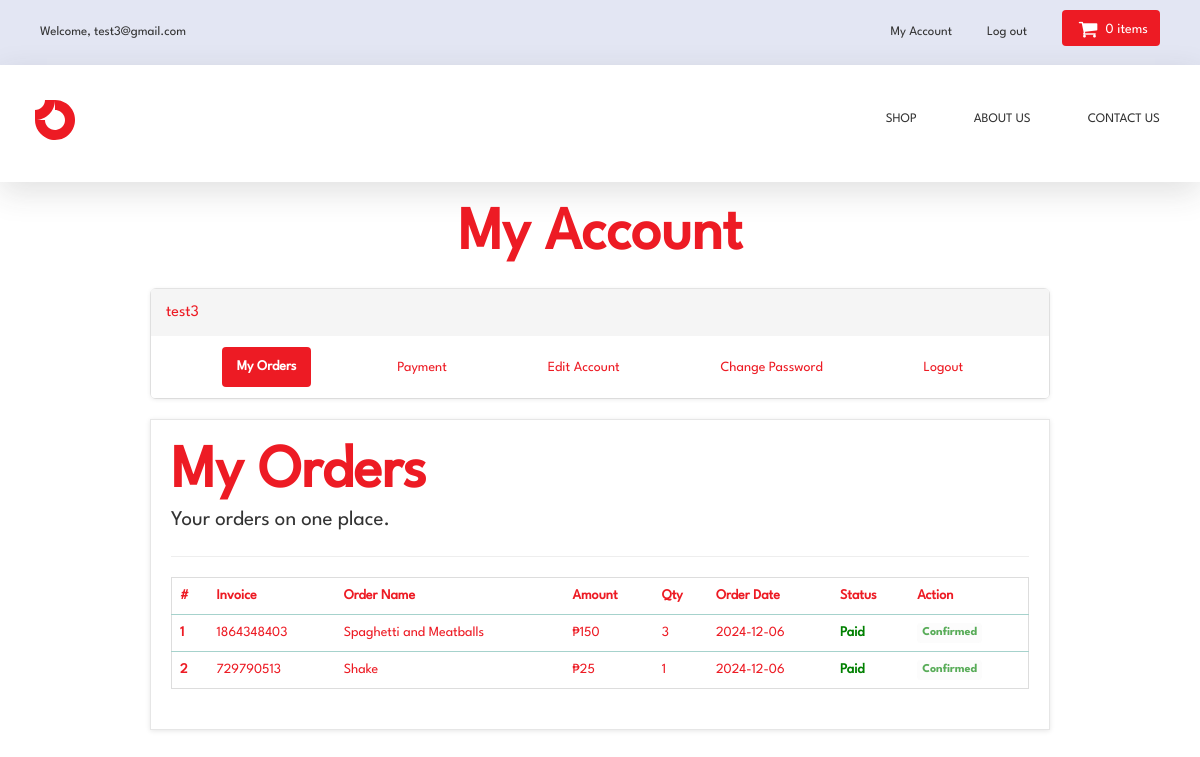
Page /customer/my_account.php?my_orders (signed in) on the committed database.
### tables this page shows
CREATE TABLE `customers` (
  `customer_id` int(10) NOT NULL,
  `customer_name` varchar(255) NOT NULL,
  `customer_email` varchar(255) NOT NULL,
  `customer_stno` varchar(11) NOT NULL,
  `customer_pass` varchar(255) NOT NULL,
  `customer_contact` varchar(255) NOT NULL,
  `customer_image` text NOT NULL,
  `customer_ip` varchar(255) NOT NULL,
  `customer_confirm_code` text NOT NULL
);

CREATE TABLE `customer_orders` (
  `order_id` int(10) NOT NULL,
  `customer_id` int(10) NOT NULL,
  `order_name` varchar(255) NOT NULL,
  `due_amount` int(100) NOT NULL,
  `invoice_no` int(100) NOT NULL,
  `qty` int(10) NOT NULL,
  `manufacturer_id` int(11) NOT NULL,
  `size` text NOT NULL,
  `order_date` timestamp NOT NULL DEFAULT current_timestamp() ON UPDATE current_timestamp(),
  `order_status` text NOT NULL
);

### customer/my_orders.php (the view, shortened to what this page needs)
<div class="header">
  <h1>My Orders</h1>
  <p class="lead"> Your orders on one place.</p>
</div>
<hr>
<div class="table-responsive">
  <table class="table table-bordered table-hover">
    <thead>
      <tr>
        <th>#</th>
        <th>Invoice</th>
        <th>Order Name</th>
        <th>Amount</th>
        <th>Qty</th>
        <th>Order Date</th>
        <th>Status</th>
        <th>Action</th>
      </tr>
    </thead>
    <tbody>
      <?php
      $customer_session = $_SESSION['customer_email'];
      $get_customer = "select * from customers where customer_email='$customer_session'";
      $run_customer = mysqli_query($con,$get_customer);
      $row_customer = mysqli_fetch_array($run_customer);
      $customer_id = $row_customer['customer_id'];
      $get_orders = "select * from customer_orders where customer_id='$customer_id' ORDER BY order_date DESC";
      $run_orders = mysqli_query($con,$get_orders);
      $i = 0;
      while($row_orders = mysqli_fetch_array($run_orders)){
          $order_id = $row_orders['order_id'];
          $due_amount = $row_orders['due_amount'];
          $invoice_no = $row_orders['invoice_no'];
          $order_name = $row_orders['order_name'];
          $qty = $row_orders['qty'];
          $order_date = substr($row_orders['order_date'],0,11);
          $order_status = $row_orders['order_status'];
          $i++;
          if($order_status=='pending'){
              $order_status_display = "<b style='color:red;'>Unpaid</b>";
              $action_button = "<a href='confirm.php?order_id=$order_id' class='btn btn-success btn-xs'> Confirm If Paid </a>";
          } else {
              $order_status_display = "<b style='color:green;'>Paid</b>";
              $action_button = "<button class='btn btn-secondary btn-xs' disabled  style='color:green; font-weight: bold'>Confirmed</button>";
          }
      ?>
      <tr>
        <th><?php echo $i; ?></th>
        <td><?php echo $invoice_no; ?></td>
        <td><?php echo $order_name; ?></td>
        <td>₱<?php echo $due_amount; ?></td>
        <td><?php echo $qty; ?></td>
        <td><?php echo $order_date; ?></td>
        <td><?php echo $order_status_display; ?></td>
        <td><?php echo $action_button; ?></td>
      </tr>
      <?php } ?>
    </tbody>
  </table>
</div>

### customer/includes/sidebar.php
<div class="panel panel-default sidebar-menu account_menu">
  <div class="panel-heading">
    <?php
    $customer_session = $_SESSION['customer_email'];
    $get_customer = "select * from customers where customer_email='$customer_session'";
    $run_customer = mysqli_query($con,$get_customer);
    $row_customer = mysqli_fetch_array($run_customer);
    $customer_name = $row_customer['customer_name'];
    if(!isset($_SESSION['customer_email'])){
    }
    else {
      echo "
      <div class='account_header'>
      <h3 align='center' class='panel-title'>$customer_name </h3>
      </div>
      ";
    }
    ?>
  </div>
  <div class="panel-body">
    <ul class="nav nav-pills nav-stacked">
      <li class="<?php if(isset($_GET['my_orders'])){ echo "active"; } ?>">
        <a href="my_account.php?my_orders"> <i class="fa fa-list"> </i> My Orders </a>
      </li>
      <li class="<?php if(isset($_GET['pay_offline'])){ echo "active"; } ?>">
        <a href="my_account.php?pay_offline"> <i class="fa fa-bolt"></i> Payment </a>
      </li>
      <li class="<?php if(isset($_GET['edit_account'])){ echo "active"; } ?>">
        <a href="my_account.php?edit_account"> <i class="fa fa-pencil"></i> Edit Account </a>
      </li>
      <li class="<?php if(isset($_GET['change_pass'])){ echo "active"; } ?>">
        <a href="my_account.php?change_pass"> <i class="fa fa-user"></i> Change Password </a>
      </li>
      <li>
        <a href="logout.php"> <i class="fa fa-sign-out"></i> Logout </a>
      </li>
    </ul>
  </div>
</div>

### customer/styles/backend.css (style rules this page uses)
html { font-family: 'LeagueSpartan-Regular', Helvetica, Arial, sans-serif; line-height: 1.15; -ms-text-size-adjust: 100%; -webkit-text-size-adjust: 100%; }
body { margin: 0; }
h1 { font-size: 2em; margin: 0.67em 0; }
hr { box-sizing: content-box; height: 0; overflow: visible; }
a { background-color: transparent; -webkit-text-decoration-skip: objects; }
b, strong { font-weight: inherit; font-weight: bolder; }
button, input, optgroup, select, textarea { font-family: sans-serif; font-size: 100%; line-height: 1.15; margin: 0; }
button, input { overflow: visible; }
button, select { text-transform: none; }
[type='reset'], [type='submit'], button, html [type='button'] { -webkit-appearance: button; }
html { box-sizing: border-box; }
body { min-width: 1190px; font-family: 'League Spartan', sans-serif; font-weight: 400; background-color: white; }
.sidebar .account_menu { margin: 0; }
.sidebar .panel-default, .sidebar .panel-heading { border: 0; }
.sidebar .panel-default { box-shadow: 0 0 60px #3333331a; }
.account_menu .panel-body { padding: 0; }
.account_menu .panel-body .nav-stacked { width: 100%; display: flex; align-items: center; justify-content: space-between; padding: 0; margin: 0; padding-block: 1rem; box-sizing: border-box; }
.account_menu .panel-heading .account_header { display: flex; align-items: center; justify-content: flex-start; }
.panel-heading .account_header .panel-title { color: #ed1b24; }
.nav-stacked li { margin: 0; width: max-content; }
.nav-stacked li a { color: #ed1b24; text-decoration: none; }
.nav-stacked li.active a { background-color: #ed1b24; font-weight: bold; color: #fff; }
.box .header { display: flex; align-items: flex-start; flex-direction: column; }
.header h1, .header .lead { margin: 0; }
.header h1 { font-size: 4rem; color: #ed1b24; }
.header .lead { font-size: 1.5 rem; }
.orders .box hr { margin: 0; margin-block: 2rem; }
.table thead tr th, .form-group label { color: #ed1b24; }
.btn { outline: 0; border: 0; border-radius: 4px; font-family: 'LeagueSpartan-Regular', Helvetica, Arial, sans-serif; font-family: 'League Spartan', sans-serif; }

### styles/style.css (style rules this page uses)
body { min-height: 100vh; position: relative; font-family: 'LeagueSpartan-Regular', Helvetica, Arial, sans-serif; font-size: 14px; line-height: 1.42857143; color: #333333; overflow-x: hidden; }
#content .panel.sidebar-menu { box-sizing: border-box; box-shadow: 0 1px 5px rgba(0, 0, 0, 0.1); }
#content .panel.sidebar-menu h3 { padding: 5px 0; margin: 0; }

### styles/products.css (style rules this page uses)
.header { width: 100%; text-align: center; }
.header h1 { font-size: 6rem; color: #ed1b24; font-weight: bold; }

### styles/cart.css (style rules this page uses)
.table th, .table td { color: #ed1b24; }
.table thead tr th, .table tbody tr td, .table tbody tr th, .table tfoot tr th { border: 0; }
.table thead tr th { border-bottom: 1px solid #0881715b; }
.table tbody tr:not(:first-child) td, .table tbody tr:not(:first-child) th, .table tfoot tr th { border-top: 1px solid #0881715b; }
.table tbody { margin-bottom: 2rem; }

### rows in the picture
customers: customer_name "test3"
customer_orders: invoice_no "1864348403", order_name "Spaghetti and Meatballs", due_amount "150", qty "3", order_date "2024-12-06", order_status "Paid"
customer_orders: invoice_no "729790513", order_name "Shake", due_amount "25", qty "1", order_date "2024-12-06", order_status "Paid"

### other values in the picture
$_SESSION['customer_email'] "test3@gmail.com"
$count_items "0"
